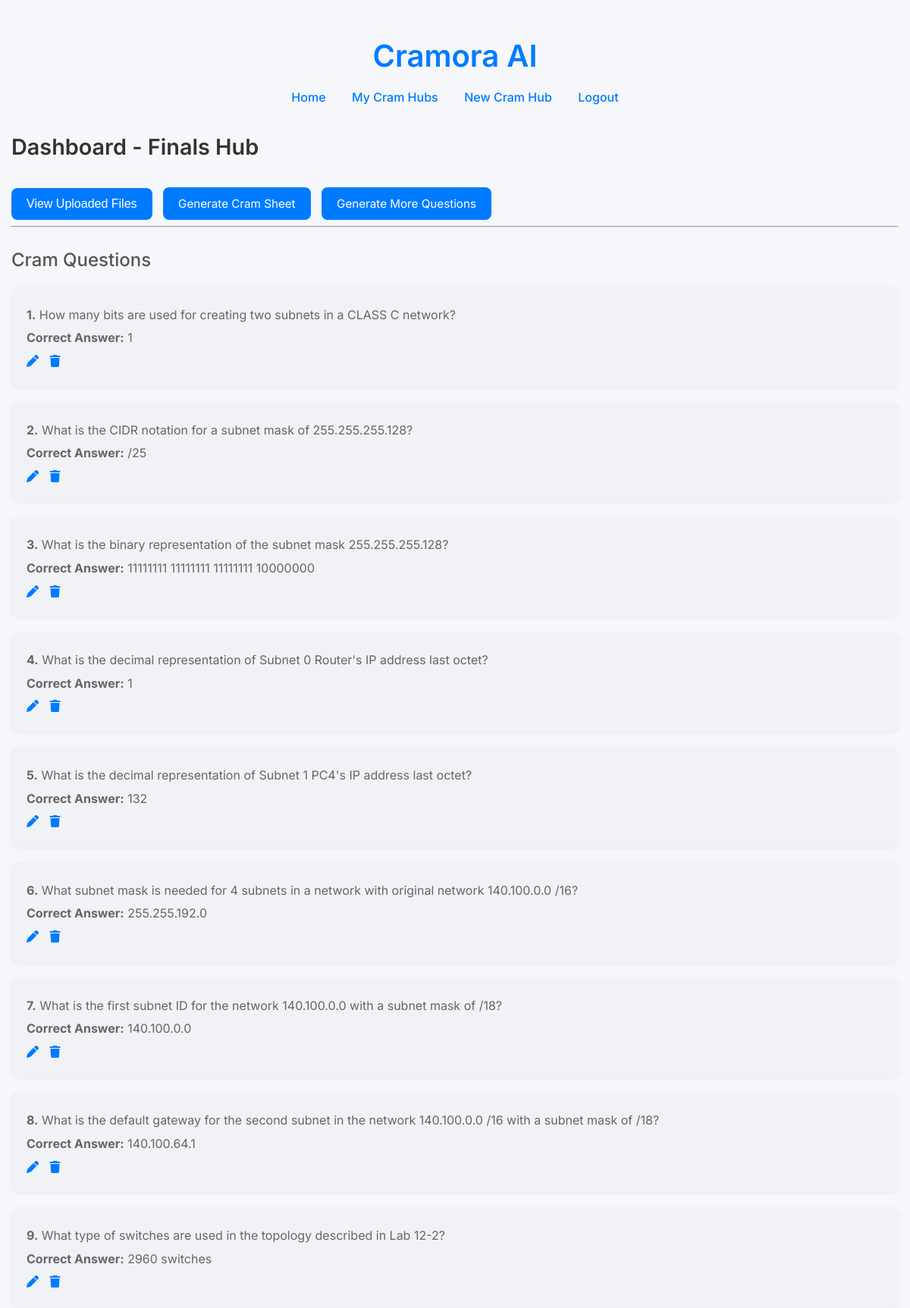
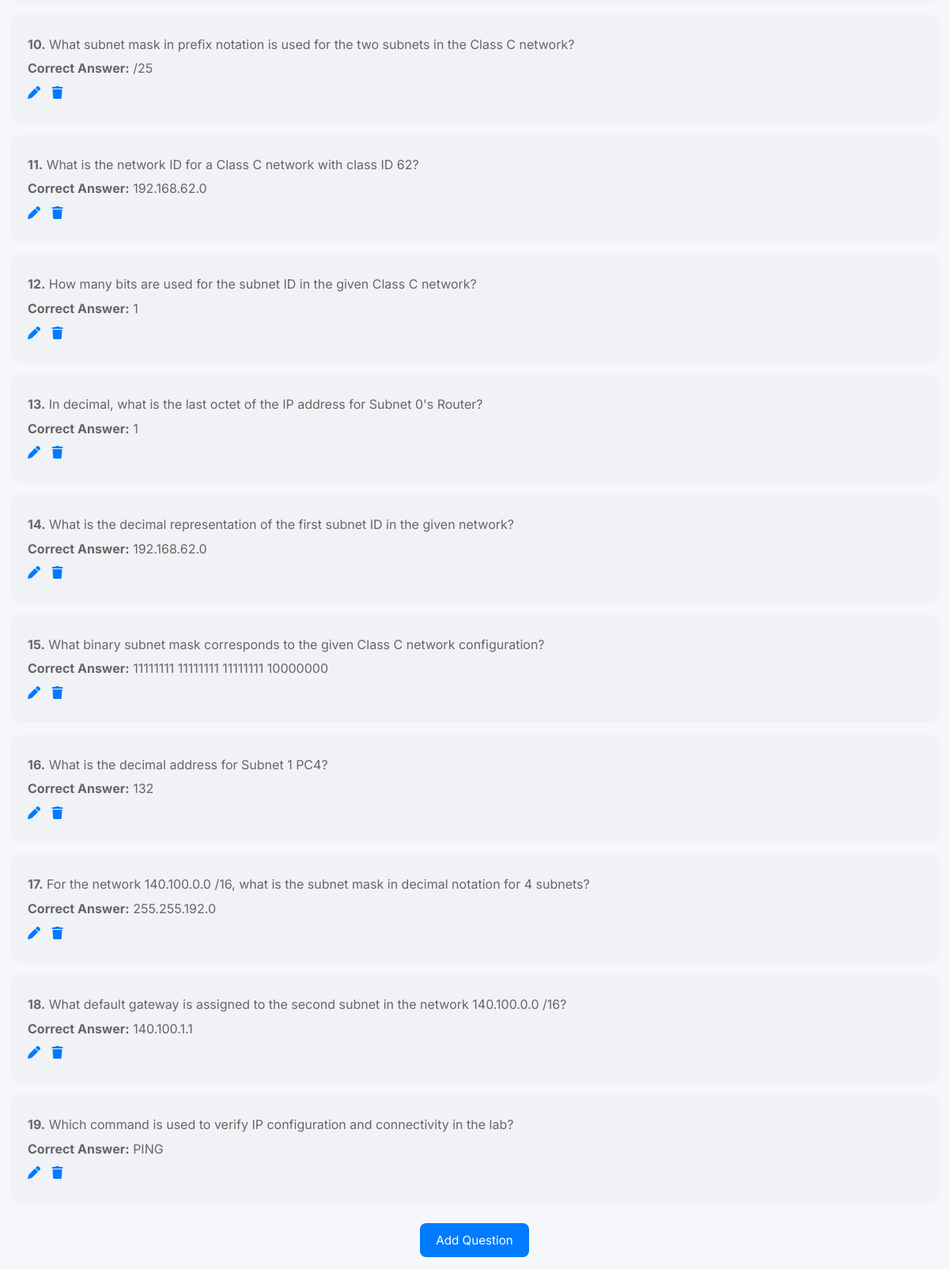
Screenshot of /cram-hub/4/ (signed in) with the database file from the repository (2 pictures, top to bottom).
### cram_app/models.py (models this page shows, shortened)
class CramHub(models.Model):
    user = models.ForeignKey(User, on_delete=models.CASCADE)
    title = models.CharField(max_length=255)
    created_at = models.DateTimeField(auto_now_add=True)

class TestQuestion(models.Model):
    cram_hub = models.ForeignKey('CramHub', on_delete=models.CASCADE, related_name='questions')
    question_text = models.TextField()
    correct_answer = models.CharField(max_length=255)
    wrong_answers = models.JSONField()
    created_at = models.DateTimeField(auto_now_add=True)

### cram_app/views.py (the view)
# urls.py: path("cram-hub/<int:hub_id>/", views.cram_hub_dashboard, name="cram_hub_dashboard"),
@login_required
def cram_hub_dashboard(request, hub_id):
    hub = get_object_or_404(CramHub, id=hub_id, user=request.user)
    return render(request, "cram_app/cram_hub_dashboard.html", {
        "hub": hub,
        "questions": hub.questions.all(),
        "show_questions": hub.questions.exists()
    })

### cram_app/templates/cram_app/cram_hub_dashboard.html (shortened to what this page needs)
{% extends 'cram_app/layout.html' %}
{% block content %}
  <h2>Dashboard - {{ hub.title }}</h2>
  <button onclick="openFileModal()">View Uploaded Files</button>
  <a href="{% url 'generate_cram_sheet' hub.id %}" class="button-link" style="margin-left: 10px;">Generate Cram Sheet</a>
  {% if show_questions %}
    <a href="{% url 'generate_test_questions' hub.id %}" class="button-link" style="margin-left: 10px;">Generate More Questions</a>
  {% else %}
    <a href="{% url 'generate_test_questions' hub.id %}" class="button-link" style="margin-left: 10px;">Generate Questions</a>
  {% endif %}
  {% if hub.questions.exists %}
  <hr>
  <h3>Cram Questions</h3>
  <div class="question-list">
    {% for q in hub.questions.all %}
      <div class="question-box">
        <p><strong>{{ forloop.counter }}.</strong> {{ q.question_text }}</p>
        <p><strong>Correct Answer:</strong> {{ q.correct_answer }}</p>
        <div>
            <a href="{% url 'edit_question' q.id %}" class="edit-link" title="Edit">
                <i class="fas fa-pen"></i>
            </a>
            <form action="{% url 'delete_question' q.id %}" method="post" style="display:inline;">
                <button type="submit" class="delete-link" title="Delete"><i class="fas fa-trash"></i></button>
            </form>
        </div>
      </div>
    {% endfor %}
  </div>
  {% endif %}
  <div class="center-wrapper">
    <a href="{% url 'generate_test_questions' hub.id %}" class="button-link" style="align-self: center;">Add Question</a>
  </div>
{% endblock %}

### cram_app/static/cram_app/style.css (style rules this page uses)
body { font-family: 'Inter', sans-serif; background-color: #f5f7fa; margin: 0; padding: 0; color: #333; line-height: 1.6; padding: 15px; }
button { background-color: #007bff; color: white; padding: 12px 20px; border: none; border-radius: 8px; cursor: pointer; font-size: 1rem; font-weight: 500; transition: background-color 0.3s ease, transform 0.2s ease; margin-top: 10px; }
h2 { font-size: 1.8rem; font-weight: 600; color: #333; margin-bottom: 20px; }
h3 { font-size: 1.5rem; font-weight: 500; color: #555; margin-bottom: 15px; }
p { font-size: 1rem; color: #666; margin-bottom: 20px; }
a.button-link { display: inline-block; background-color: #007bff; color: white; padding: 12px 20px; border-radius: 8px; text-decoration: none; font-size: 0.95rem; font-weight: 400; font-family: inherit; border: none; box-sizing: border-box; line-height: normal; cursor: pointer; transition: background-color 0.3s ease, transform 0.2s ease; margin-top: 10px; }
.question-box { background-color: #f0f2f5; padding: 20px; border-radius: 10px; margin-bottom: 20px; box-shadow: 0 2px 6px rgba(0, 0, 0, 0.05); }
.question-box p { margin: 5px 0; }
.edit-link { all: unset; margin-right: 10px; display: inline-block; color: #007bff; font-weight: 500; cursor: pointer; text-decoration: none; background-color: transparent; border: none; box-shadow: none; padding: 0; transition: color 0.3s ease, text-decoration 0.3s ease, transform 0.2s ease; }
.delete-link { all: unset; display: inline-block; color: #007bff; font-weight: 500; cursor: pointer; text-decoration: none; background-color: transparent; border: none; box-shadow: none; padding: 0; transition: color 0.3s ease, text-decoration 0.3s ease, transform 0.2s ease; }
.center-wrapper { display: flex; justify-content: center; align-items: center; }

### rows the page displays
CramHub: title "Finals Hub"
TestQuestion: question_text "How many bits are used for creating two subnets in a CLASS C network?", correct_answer "1"
TestQuestion: question_text "What is the CIDR notation for a subnet mask of 255.255.255.128?", correct_answer "/25"
TestQuestion: question_text "What is the binary representation of the subnet mask 255.255.255.128?", correct_answer "11111111 11111111 11111111 10000000"
TestQuestion: question_text "What is the decimal representation of Subnet 0 Router's IP address last octet?", correct_answer "1"
TestQuestion: question_text "What is the decimal representation of Subnet 1 PC4's IP address last octet?", correct_answer "132"
TestQuestion: question_text "What subnet mask is needed for 4 subnets in a network with original network 140.100.0.0 /16?", correct_answer "255.255.192.0"
TestQuestion: question_text "What is the first subnet ID for the network 140.100.0.0 with a subnet mask of /18?", correct_answer "140.100.0.0"
TestQuestion: question_text "What is the default gateway for the second subnet in the network 140.100.0.0 /16 with a subnet mask of /18?", correct_answer "140.100.64.1"
TestQuestion: question_text "What type of switches are used in the topology described in Lab 12-2?", correct_answer "2960 switches"
TestQuestion: question_text "What subnet mask in prefix notation is used for the two subnets in the Class C network?", correct_answer "/25"
TestQuestion: question_text "What is the network ID for a Class C network with class ID 62?", correct_answer "192.168.62.0"
TestQuestion: question_text "How many bits are used for the subnet ID in the given Class C network?", correct_answer "1"
TestQuestion: question_text "In decimal, what is the last octet of the IP address for Subnet 0's Router?", correct_answer "1"
TestQuestion: question_text "What is the decimal representation of the first subnet ID in the given network?", correct_answer "192.168.62.0"
TestQuestion: question_text "What binary subnet mask corresponds to the given Class C network configuration?", correct_answer "11111111 11111111 11111111 10000000"
TestQuestion: question_text "What is the decimal address for Subnet 1 PC4?", correct_answer "132"
TestQuestion: question_text "For the network 140.100.0.0 /16, what is the subnet mask in decimal notation for 4 subnets?", correct_answer "255.255.192.0"
TestQuestion: question_text "What default gateway is assigned to the second subnet in the network 140.100.0.0 /16?", correct_answer "140.100.1.1"
TestQuestion: question_text "Which command is used to verify IP configuration and connectivity in the lab?", correct_answer "PING"
